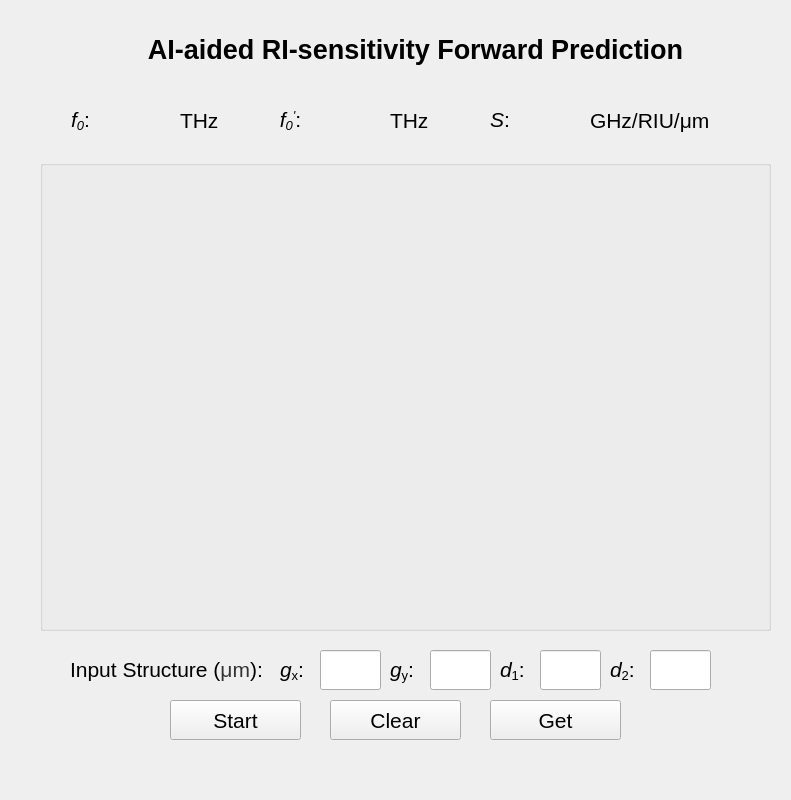
<?xml version="1.0" encoding="UTF-8"?>
<ui version="4.0">
 <class>Form</class>
 <widget class="QWidget" name="Form">
  <property name="geometry">
   <rect>
    <x>0</x>
    <y>0</y>
    <width>791</width>
    <height>800</height>
   </rect>
  </property>
  <property name="windowTitle">
   <string>Form</string>
  </property>
  <widget class="QLineEdit" name="lineEdit_d1">
   <property name="geometry">
    <rect>
     <x>540</x>
     <y>650</y>
     <width>61</width>
     <height>40</height>
    </rect>
   </property>
   <property name="font">
    <font>
     <family>Arial</family>
     <pointsize>16</pointsize>
    </font>
   </property>
   <property name="text">
    <string/>
   </property>
  </widget>
  <widget class="QLabel" name="label">
   <property name="geometry">
    <rect>
     <x>500</x>
     <y>650</y>
     <width>40</width>
     <height>40</height>
    </rect>
   </property>
   <property name="font">
    <font>
     <family>Arial</family>
     <pointsize>16</pointsize>
    </font>
   </property>
   <property name="text">
    <string>&lt;html&gt;&lt;head/&gt;&lt;body&gt;&lt;p&gt;&lt;span style=&quot; font-style:italic;&quot;&gt;d&lt;/span&gt;&lt;span style=&quot; vertical-align:sub;&quot;&gt;1&lt;/span&gt;:&lt;/p&gt;&lt;/body&gt;&lt;/html&gt;</string>
   </property>
  </widget>
  <widget class="QLineEdit" name="lineEdit_d2">
   <property name="geometry">
    <rect>
     <x>650</x>
     <y>650</y>
     <width>61</width>
     <height>40</height>
    </rect>
   </property>
   <property name="font">
    <font>
     <family>Arial</family>
     <pointsize>16</pointsize>
    </font>
   </property>
   <property name="text">
    <string/>
   </property>
  </widget>
  <widget class="QLabel" name="label_2">
   <property name="geometry">
    <rect>
     <x>610</x>
     <y>650</y>
     <width>40</width>
     <height>40</height>
    </rect>
   </property>
   <property name="font">
    <font>
     <family>Arial</family>
     <pointsize>16</pointsize>
    </font>
   </property>
   <property name="text">
    <string>&lt;html&gt;&lt;head/&gt;&lt;body&gt;&lt;p&gt;&lt;span style=&quot; font-style:italic;&quot;&gt;d&lt;/span&gt;&lt;span style=&quot; vertical-align:sub;&quot;&gt;2&lt;/span&gt;:&lt;/p&gt;&lt;/body&gt;&lt;/html&gt;</string>
   </property>
  </widget>
  <widget class="QLineEdit" name="lineEdit_gx">
   <property name="geometry">
    <rect>
     <x>320</x>
     <y>650</y>
     <width>61</width>
     <height>40</height>
    </rect>
   </property>
   <property name="font">
    <font>
     <family>Arial</family>
     <pointsize>16</pointsize>
    </font>
   </property>
   <property name="text">
    <string/>
   </property>
  </widget>
  <widget class="QLabel" name="label_3">
   <property name="geometry">
    <rect>
     <x>280</x>
     <y>650</y>
     <width>40</width>
     <height>40</height>
    </rect>
   </property>
   <property name="font">
    <font>
     <family>Arial</family>
     <pointsize>16</pointsize>
    </font>
   </property>
   <property name="text">
    <string>&lt;html&gt;&lt;head/&gt;&lt;body&gt;&lt;p&gt;&lt;span style=&quot; font-style:italic;&quot;&gt;g&lt;/span&gt;&lt;span style=&quot; vertical-align:sub;&quot;&gt;x&lt;/span&gt;:&lt;/p&gt;&lt;/body&gt;&lt;/html&gt;</string>
   </property>
  </widget>
  <widget class="QLineEdit" name="lineEdit_gy">
   <property name="geometry">
    <rect>
     <x>430</x>
     <y>650</y>
     <width>61</width>
     <height>40</height>
    </rect>
   </property>
   <property name="font">
    <font>
     <family>Arial</family>
     <pointsize>16</pointsize>
    </font>
   </property>
   <property name="text">
    <string/>
   </property>
  </widget>
  <widget class="QLabel" name="label_4">
   <property name="geometry">
    <rect>
     <x>390</x>
     <y>650</y>
     <width>40</width>
     <height>40</height>
    </rect>
   </property>
   <property name="font">
    <font>
     <family>Arial</family>
     <pointsize>16</pointsize>
    </font>
   </property>
   <property name="text">
    <string>&lt;html&gt;&lt;head/&gt;&lt;body&gt;&lt;p&gt;&lt;span style=&quot; font-style:italic;&quot;&gt;g&lt;/span&gt;&lt;span style=&quot; vertical-align:sub;&quot;&gt;y&lt;/span&gt;:&lt;/p&gt;&lt;/body&gt;&lt;/html&gt;</string>
   </property>
  </widget>
  <widget class="QPushButton" name="StartButton">
   <property name="geometry">
    <rect>
     <x>170</x>
     <y>700</y>
     <width>131</width>
     <height>40</height>
    </rect>
   </property>
   <property name="font">
    <font>
     <family>Arial</family>
     <pointsize>16</pointsize>
    </font>
   </property>
   <property name="text">
    <string>Start</string>
   </property>
  </widget>
  <widget class="QPushButton" name="ClearButton">
   <property name="geometry">
    <rect>
     <x>330</x>
     <y>700</y>
     <width>131</width>
     <height>40</height>
    </rect>
   </property>
   <property name="font">
    <font>
     <family>Arial</family>
     <pointsize>16</pointsize>
    </font>
   </property>
   <property name="text">
    <string>Clear</string>
   </property>
  </widget>
  <widget class="QLabel" name="label_6">
   <property name="geometry">
    <rect>
     <x>80</x>
     <y>30</y>
     <width>671</width>
     <height>40</height>
    </rect>
   </property>
   <property name="font">
    <font>
     <family>Arial</family>
     <pointsize>20</pointsize>
    </font>
   </property>
   <property name="text">
    <string>&lt;html&gt;&lt;head/&gt;&lt;body&gt;&lt;p align=&quot;center&quot;&gt;&lt;span style=&quot; font-weight:600;&quot;&gt;AI-aided RI-sensitivity Forward Prediction&lt;/span&gt;&lt;/p&gt;&lt;/body&gt;&lt;/html&gt;</string>
   </property>
  </widget>
  <widget class="QGroupBox" name="groupBox">
   <property name="geometry">
    <rect>
     <x>40</x>
     <y>160</y>
     <width>731</width>
     <height>471</height>
    </rect>
   </property>
   <property name="font">
    <font>
     <family>Arial</family>
     <pointsize>16</pointsize>
    </font>
   </property>
   <property name="title">
    <string/>
   </property>
  </widget>
  <widget class="QLabel" name="label_5">
   <property name="geometry">
    <rect>
     <x>40</x>
     <y>100</y>
     <width>81</width>
     <height>40</height>
    </rect>
   </property>
   <property name="font">
    <font>
     <family>Arial</family>
     <pointsize>16</pointsize>
    </font>
   </property>
   <property name="text">
    <string>&lt;html&gt;&lt;head/&gt;&lt;body&gt;&lt;p align=&quot;center&quot;&gt;&lt;span style=&quot; font-style:italic;&quot;&gt;f&lt;/span&gt;&lt;span style=&quot; font-style:italic; vertical-align:sub;&quot;&gt;0&lt;/span&gt;:&lt;/p&gt;&lt;/body&gt;&lt;/html&gt;</string>
   </property>
  </widget>
  <widget class="QLabel" name="label_8">
   <property name="geometry">
    <rect>
     <x>180</x>
     <y>100</y>
     <width>71</width>
     <height>40</height>
    </rect>
   </property>
   <property name="font">
    <font>
     <family>Arial</family>
     <pointsize>16</pointsize>
    </font>
   </property>
   <property name="text">
    <string>THz</string>
   </property>
  </widget>
  <widget class="QLabel" name="label_9">
   <property name="geometry">
    <rect>
     <x>390</x>
     <y>100</y>
     <width>71</width>
     <height>40</height>
    </rect>
   </property>
   <property name="font">
    <font>
     <family>Arial</family>
     <pointsize>16</pointsize>
    </font>
   </property>
   <property name="text">
    <string>THz</string>
   </property>
  </widget>
  <widget class="QLabel" name="label_11">
   <property name="geometry">
    <rect>
     <x>490</x>
     <y>100</y>
     <width>40</width>
     <height>40</height>
    </rect>
   </property>
   <property name="font">
    <font>
     <family>Arial</family>
     <pointsize>16</pointsize>
    </font>
   </property>
   <property name="text">
    <string>&lt;html&gt;&lt;head/&gt;&lt;body&gt;&lt;p&gt;&lt;span style=&quot; font-style:italic;&quot;&gt;S&lt;/span&gt;:&lt;/p&gt;&lt;/body&gt;&lt;/html&gt;</string>
   </property>
  </widget>
  <widget class="QLabel" name="label_13">
   <property name="geometry">
    <rect>
     <x>590</x>
     <y>100</y>
     <width>181</width>
     <height>40</height>
    </rect>
   </property>
   <property name="font">
    <font>
     <family>Arial</family>
     <pointsize>16</pointsize>
    </font>
   </property>
   <property name="text">
    <string>GHz/RIU/μm</string>
   </property>
  </widget>
  <widget class="QLabel" name="label_ur">
   <property name="geometry">
    <rect>
     <x>100</x>
     <y>100</y>
     <width>71</width>
     <height>40</height>
    </rect>
   </property>
   <property name="font">
    <font>
     <family>Arial</family>
     <pointsize>16</pointsize>
    </font>
   </property>
   <property name="autoFillBackground">
    <bool>true</bool>
   </property>
   <property name="text">
    <string>&lt;html&gt;&lt;head/&gt;&lt;body&gt;&lt;p align=&quot;right&quot;&gt;&lt;br/&gt;&lt;/p&gt;&lt;/body&gt;&lt;/html&gt;</string>
   </property>
  </widget>
  <widget class="QLabel" name="label_lr">
   <property name="geometry">
    <rect>
     <x>310</x>
     <y>100</y>
     <width>71</width>
     <height>40</height>
    </rect>
   </property>
   <property name="font">
    <font>
     <family>Arial</family>
     <pointsize>16</pointsize>
    </font>
   </property>
   <property name="autoFillBackground">
    <bool>true</bool>
   </property>
   <property name="text">
    <string>&lt;html&gt;&lt;head/&gt;&lt;body&gt;&lt;p align=&quot;right&quot;&gt;&lt;br/&gt;&lt;/p&gt;&lt;/body&gt;&lt;/html&gt;</string>
   </property>
  </widget>
  <widget class="QLabel" name="label_S">
   <property name="geometry">
    <rect>
     <x>520</x>
     <y>100</y>
     <width>61</width>
     <height>40</height>
    </rect>
   </property>
   <property name="font">
    <font>
     <family>Arial</family>
     <pointsize>16</pointsize>
    </font>
   </property>
   <property name="autoFillBackground">
    <bool>true</bool>
   </property>
   <property name="text">
    <string>&lt;html&gt;&lt;head/&gt;&lt;body&gt;&lt;p align=&quot;right&quot;&gt;&lt;br/&gt;&lt;/p&gt;&lt;/body&gt;&lt;/html&gt;</string>
   </property>
  </widget>
  <widget class="QLabel" name="label_10">
   <property name="geometry">
    <rect>
     <x>70</x>
     <y>650</y>
     <width>201</width>
     <height>40</height>
    </rect>
   </property>
   <property name="font">
    <font>
     <family>Arial</family>
     <pointsize>16</pointsize>
    </font>
   </property>
   <property name="text">
    <string>&lt;html&gt;&lt;head/&gt;&lt;body&gt;&lt;p&gt;Input Structure (&lt;span style=&quot; color:#333333; vertical-align:middle;&quot;&gt;μm&lt;/span&gt;):&lt;/p&gt;&lt;/body&gt;&lt;/html&gt;</string>
   </property>
  </widget>
  <widget class="QLabel" name="label_7">
   <property name="geometry">
    <rect>
     <x>250</x>
     <y>100</y>
     <width>81</width>
     <height>40</height>
    </rect>
   </property>
   <property name="font">
    <font>
     <family>Arial</family>
     <pointsize>16</pointsize>
    </font>
   </property>
   <property name="text">
    <string>&lt;html&gt;&lt;head/&gt;&lt;body&gt;&lt;p align=&quot;center&quot;&gt;&lt;span style=&quot; font-style:italic;&quot;&gt;f&lt;/span&gt;&lt;span style=&quot; font-style:italic; vertical-align:sub;&quot;&gt;0&lt;/span&gt;&lt;span style=&quot; font-style:italic; vertical-align:super;&quot;&gt;'&lt;/span&gt;:&lt;/p&gt;&lt;/body&gt;&lt;/html&gt;</string>
   </property>
  </widget>
  <widget class="QPushButton" name="GetButton">
   <property name="geometry">
    <rect>
     <x>490</x>
     <y>700</y>
     <width>131</width>
     <height>40</height>
    </rect>
   </property>
   <property name="font">
    <font>
     <family>Arial</family>
     <pointsize>16</pointsize>
    </font>
   </property>
   <property name="text">
    <string>Get</string>
   </property>
  </widget>
 </widget>
 <resources/>
 <connections/>
</ui>
